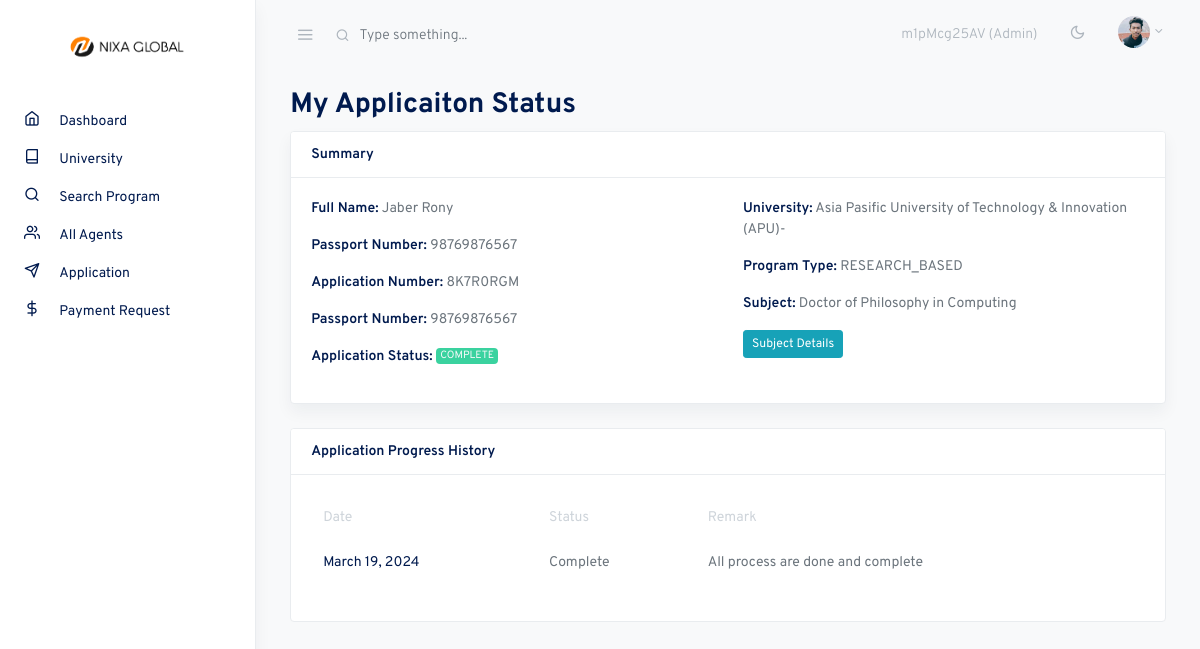
/application/status/1 (signed in), run on the app's committed database.
### account/models.py (models this page shows, shortened)
class CustomUser(AbstractUser):
    user_type = models.CharField(max_length=20, choices=UserType.choices, default=UserType.AGENT)
    account_type = models.CharField(max_length=20, choices=AccountType.choices, default=AccountType.INDIVIDUAL)
    email = models.EmailField(unique=True)
    phone_number = models.CharField(max_length=20)
    address = models.CharField(max_length=200)
    country = models.CharField(max_length=100)
    city = models.CharField(max_length=100)
    post_code = models.CharField(max_length=20)
    referral_code = models.CharField(max_length=20, unique=True, blank=True, null=True)
    referred_by = models.ForeignKey('self', on_delete=models.SET_NULL, null=True, blank=True)
    is_verified = models.BooleanField(default=False)
    email_verification_token = models.CharField(max_length=100, blank=True, null=True)
    email_verification_sent_at = models.DateTimeField(null=True, blank=True)
    identification_document = models.ForeignKey('IdentificationDocument', on_delete=models.SET_NULL, null=True, blank=True)
    avatar = models.ImageField(upload_to='avatars/', blank=True)
    company_name = models.CharField(max_length=200, null=True, blank=True)
    profession = models.CharField(max_length=100, null=True, blank=True)
    class Meta:
        verbose_name = "User"
        verbose_name_plural = "     Users"

### core/models.py (models this page shows, shortened)
class Applicant(models.Model):
    user = models.ForeignKey(User, on_delete=models.CASCADE)
    first_name = models.CharField(max_length=50)
    last_name = models.CharField(max_length=50)
    passport_number = models.CharField(max_length=20)
    dob = models.DateField()
    subject = models.ForeignKey(Subject, on_delete=models.SET_NULL, null=True)
    application_id = models.CharField(max_length=10, unique=True)
    STATUS_CHOICES = [
        ('PENDING', 'Pending'),
        ('PROCESSING', 'Processing'),
        ('COMPLETE', 'Complete'),
        ('REJECT', 'Reject'),
    ]
    status = models.CharField(max_length=10, choices=STATUS_CHOICES, default='PENDING')
    isPaymentClaim = models.BooleanField(default=False)
    class Meta:
        verbose_name = "Applicant"
        verbose_name_plural = "      Applicant"

class Subject(models.Model):
    PROGRAM_CHOICES = [
        ('FOUNDATION', 'Foundation'),
        ('DIPLOMA', 'Diploma'),
        ('BACHELOR', 'Bachelor'),
        ('MASTER', 'Master'),
        ('PHD', 'PhD'),
        ("RESEARCH_BASED", 'Research Based')
    ]
    name = models.CharField(max_length=255)
    program_type = models.CharField(max_length=50, choices=PROGRAM_CHOICES)
    university = models.ForeignKey(University, on_delete=models.CASCADE)
    pdf = models.FileField(upload_to='subject_pdfs/', validators=[FileExtensionValidator(['pdf'])], blank=True, null=True)
    class Meta:
        verbose_name = "Subject"
        verbose_name_plural = "  Subject"

class University(models.Model):
    name = models.CharField(max_length=255)
    class Meta:
        verbose_name = "University"
        verbose_name_plural = "      University"
    def __str__(self):
        return self.name

class ApplicationStatus(models.Model):
    application = models.ForeignKey(Applicant, on_delete=models.CASCADE)
    date = models.DateField(default=timezone.now)
    status = models.CharField(max_length=100)
    remark = models.TextField()
    class Meta:
        verbose_name = "ApplicationStatus"
        verbose_name_plural = "      ApplicationStatus"

### core/views.py (the view)
# urls.py: path('application/status/<int:pk>', views.application_status, name="application_status"),
@login_required
def application_status(request, pk):
    application = Applicant.objects.get(id=pk)
    statuses = ApplicationStatus.objects.filter(application=application).order_by('-id')
    latest_status = ApplicationStatus.objects.filter(application=application).order_by('-id')[:1]
    return render(request, 'portal/application_status.html', {'statuses':statuses, 'application':application, 'latest_status':latest_status})

### templates/portal/application_status.html (shortened to what this page needs)
{% extends 'portal/assets/base.html' %}
{% block content %}
<div class="container-fluid">
  <div class="row justify-content-start">
    <div class="col-12 col-md-12">
      <h2 class="page-title">My Applicaiton Status</h2>
      <div class="card shadow mb-4">
        <div class="card-header">
          <strong class="card-title">Summary</strong>
        </div>
          <div class="card-body">
            <div class="row">
            <div class="col-12 col-md-6">
                <div class="form-group mb-3">
                  <strong class="font-weight-bold" for="simpleinput">Full Name:</strong>
                  <span>{{application.first_name}} {{application.last_name}}</span>
                </div>
                <div class="form-group mb-3">
                  <strong class="font-weight-bold" for="simpleinput">Passport Number: </strong>
                  <span>{{application.passport_number}}</span>
                </div>
                <div class="form-group mb-3">
                  <strong class="font-weight-bold" for="simpleinput">Application Number:</strong>
                  <span>{{application.application_id}}</span>
                </div>
                <div class="form-group mb-3">
                  <strong class="font-weight-bold" for="simpleinput">Passport Number: </strong>
                  <span>{{application.passport_number}}</span>
                </div>
                <div class="form-group mb-3">
                  <strong class="font-weight-bold" for="simpleinput">Application Status: </strong>
                  {% if application.status == 'PENDING' %}
                      <span class="badge badge-warning text-light">{{ application.status }}</span>
                  {% elif application.status == 'PROCESSING' %}
                      <span class="badge badge-primary text-light">{{ application.status }}</span>
                  {% elif application.status == 'COMPLETE' %}
                      <span class="badge badge-success text-light">{{ application.status }}</span>
                  {% elif application.status == 'REJECT' %}
                      <span class="badge badge-danger text-light">{{ application.status }}</span>
                  {% endif %}
                </div>
            </div>
            <div class="col-12 col-md-6">
              <div class="form-group mb-3">
                <strong class="font-weight-bold" for="simpleinput">University:</strong>
                <span>{{application.subject.university}}</span>
              </div>
              <div class="form-group mb-3">
                <strong class="font-weight-bold" for="simpleinput">Program Type: </strong>
                <span>{{application.subject.program_type}}</span>
              </div>
              <div class="form-group mb-3">
                <strong class="font-weight-bold" for="simpleinput">Subject:</strong>
                <span>{{application.subject.name}}</span>
              </div>
              <div class="form-group mb-3">
                <a href="{% url 'core:program_details' application.subject.id %}">
                  <button class="btn btn-sm btn-info">Subject Details</button>
                </a>
              </div>
          </div>
            </div>
          </div>
      </div>
      <div class="card">
        <div class="card-header">
          <strong class="card-title">Application Progress History</strong>
        </div>
        <div class="card-body">
          <table class="table table-borderless table-striped">
            <thead>
              <tr>
                <th>Date</th>
                <th>Status</th>
                <th>Remark</th>
              </tr>
            </thead>
            <tbody>
              {% for status in statuses %}
              <tr>
                <th>{{status.date}}</th>
                <td>{{status.status}}</td>
                <td>{{status.remark}}</td>
              </tr>
              {% endfor %}
            </tbody>
          </table>
        </div>
      </div>
    </div>
  </div>
</div>
{% endblock %}

### templates/portal/assets/navbar.html (shortened to what this page needs)
{% load static %}
<nav class="topnav navbar navbar-light">
    <button type="button" class="navbar-toggler text-muted mt-2 p-0 mr-3 collapseSidebar">
      <i class="fe fe-menu navbar-toggler-icon"></i>
    </button>
    <form class="form-inline mr-auto searchform text-muted">
      <input class="form-control mr-sm-2 bg-transparent border-0 pl-4 text-muted" type="search" placeholder="Type something..." aria-label="Search">
    </form>
    <ul class="nav">
      <li class="nav-item nav-notif">
        <a class="nav-link text-muted my-2">
          {{request.user.referral_code}} ({{request.user.user_type}})
        </a>
      </li>
      <li class="nav-item">
        <a class="nav-link text-muted my-2" href="#" id="modeSwitcher" data-mode="light">
          <i class="fe fe-sun fe-16"></i>
        </a>
      </li>
      <li class="nav-item dropdown">
        <a class="nav-link dropdown-toggle text-muted pr-0" href="#" id="navbarDropdownMenuLink" role="button" data-toggle="dropdown" aria-haspopup="true" aria-expanded="false">
          <span class="avatar avatar-sm mt-2">
            {% if user.avatar %}
                <img src="{{ user.avatar.url }}" alt="..." class="avatar-img rounded-circle">
            {% else %}
                <img src="{% static 'assets/portal/./assets/avatars/face-1.jpg' %}" alt="..." class="avatar-img rounded-circle">
            {% endif %}
          </span>
        </a>
      </li>
    </ul>
  </nav>

### static/assets/portal/css/feather.css (style rules this page uses)
.fe { font-family: "feather" !important; speak: none; font-style: normal; font-weight: normal; font-variant: normal; text-transform: none; line-height: 1; -webkit-font-smoothing: antialiased; -moz-osx-font-smoothing: grayscale; }
.fe-16 { font-size: 16px; }
.fe-menu:before { content: ""; }
.fe-sun:before { content: ""; }

### data on the page
CustomUser: user.referral_code "m1pMcg25AV", user.user_type "Admin", avatar (picture)
Applicant: first_name "Jaber", last_name "Rony", passport_number "98769876567", application_id "8K7R0RGM", status "COMPLETE", subject.university "Asia Pasific University of Technology & Innovation (APU)-", subject.program_type "RESEARCH_BASED", subject.name "Doctor of Philosophy in Computing"
ApplicationStatus: date "March 19, 2024", status "Complete", remark "All process are done and complete"
